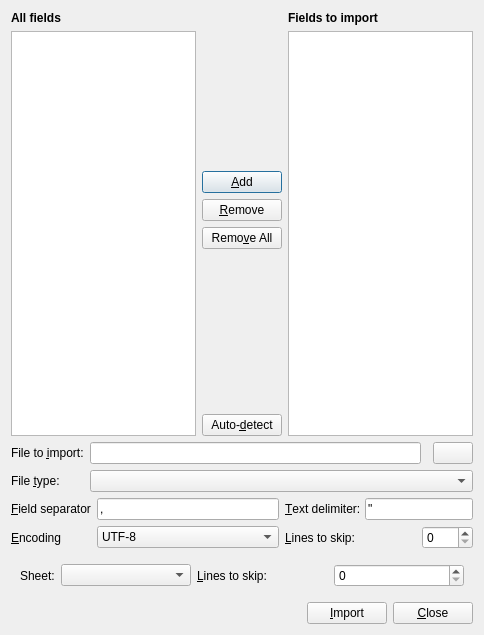
<?xml version="1.0" encoding="UTF-8"?>
<ui version="4.0">
 <class>ImportDialog</class>
 <widget class="QDialog" name="ImportDialog">
  <property name="windowModality">
   <enum>Qt::ApplicationModal</enum>
  </property>
  <property name="geometry">
   <rect>
    <x>0</x>
    <y>0</y>
    <width>484</width>
    <height>635</height>
   </rect>
  </property>
  <property name="windowTitle">
   <string>Import</string>
  </property>
  <layout class="QVBoxLayout">
   <item>
    <layout class="QHBoxLayout">
     <item>
      <layout class="QVBoxLayout">
       <item>
        <widget class="QLabel" name="label">
         <property name="font">
          <font>
           <weight>75</weight>
           <bold>true</bold>
          </font>
         </property>
         <property name="text">
          <string>All fields</string>
         </property>
        </widget>
       </item>
       <item>
        <widget class="QTreeView" name="uiAllFields">
         <property name="editTriggers">
          <set>QAbstractItemView::NoEditTriggers</set>
         </property>
        </widget>
       </item>
      </layout>
     </item>
     <item>
      <layout class="QVBoxLayout">
       <item>
        <spacer>
         <property name="orientation">
          <enum>Qt::Vertical</enum>
         </property>
         <property name="sizeHint" stdset="0">
          <size>
           <width>20</width>
           <height>40</height>
          </size>
         </property>
        </spacer>
       </item>
       <item>
        <widget class="QPushButton" name="pushAdd">
         <property name="text">
          <string>&amp;Add</string>
         </property>
         <property name="icon">
          <iconset resource="common.qrc">
           <normaloff>:/images/next.png</normaloff>:/images/next.png</iconset>
         </property>
        </widget>
       </item>
       <item>
        <widget class="QPushButton" name="pushRemove">
         <property name="text">
          <string>&amp;Remove</string>
         </property>
         <property name="icon">
          <iconset resource="common.qrc">
           <normaloff>:/images/previous.png</normaloff>:/images/previous.png</iconset>
         </property>
        </widget>
       </item>
       <item>
        <widget class="QPushButton" name="pushRemoveAll">
         <property name="text">
          <string>Remo&amp;ve All</string>
         </property>
         <property name="icon">
          <iconset resource="common.qrc">
           <normaloff>:/images/trash.png</normaloff>:/images/trash.png</iconset>
         </property>
        </widget>
       </item>
       <item>
        <spacer>
         <property name="orientation">
          <enum>Qt::Vertical</enum>
         </property>
         <property name="sizeHint" stdset="0">
          <size>
           <width>20</width>
           <height>40</height>
          </size>
         </property>
        </spacer>
       </item>
       <item>
        <widget class="QPushButton" name="pushAutoDetect">
         <property name="text">
          <string>Auto-&amp;detect</string>
         </property>
         <property name="icon">
          <iconset resource="common.qrc">
           <normaloff>:/images/find.png</normaloff>:/images/find.png</iconset>
         </property>
        </widget>
       </item>
      </layout>
     </item>
     <item>
      <layout class="QVBoxLayout">
       <item>
        <widget class="QLabel" name="label_2">
         <property name="font">
          <font>
           <weight>75</weight>
           <bold>true</bold>
          </font>
         </property>
         <property name="text">
          <string>Fields to import</string>
         </property>
        </widget>
       </item>
       <item>
        <widget class="QListView" name="uiSelectedFields">
         <property name="editTriggers">
          <set>QAbstractItemView::NoEditTriggers</set>
         </property>
         <property name="dragEnabled">
          <bool>true</bool>
         </property>
         <property name="dragDropMode">
          <enum>QAbstractItemView::InternalMove</enum>
         </property>
        </widget>
       </item>
      </layout>
     </item>
    </layout>
   </item>
   <item>
    <layout class="QGridLayout" name="gridLayout">
     <item row="0" column="0">
      <widget class="QLabel" name="label_3">
       <property name="text">
        <string>File to &amp;import:</string>
       </property>
       <property name="buddy">
        <cstring>uiFileName</cstring>
       </property>
      </widget>
     </item>
     <item row="0" column="1">
      <widget class="QLineEdit" name="uiFileName"/>
     </item>
     <item row="0" column="3">
      <widget class="QPushButton" name="pushOpenFile">
       <property name="icon">
        <iconset resource="common.qrc">
         <normaloff>:/images/open.png</normaloff>:/images/open.png</iconset>
       </property>
      </widget>
     </item>
     <item row="1" column="1" colspan="3">
      <widget class="QComboBox" name="uiFileFormat"/>
     </item>
     <item row="1" column="0">
      <widget class="QLabel" name="label_9">
       <property name="text">
        <string>File &amp;type:</string>
       </property>
       <property name="buddy">
        <cstring>uiFileFormat</cstring>
       </property>
      </widget>
     </item>
    </layout>
   </item>
   <item>
    <widget class="QWidget" name="uiCsvContainer" native="true">
     <layout class="QHBoxLayout" name="horizontalLayout">
      <property name="margin">
       <number>0</number>
      </property>
      <item>
       <layout class="QGridLayout" name="_2">
        <item row="1" column="0">
         <widget class="QLabel" name="label_4">
          <property name="text">
           <string>&amp;Field separator</string>
          </property>
          <property name="buddy">
           <cstring>uiFieldSeparator</cstring>
          </property>
         </widget>
        </item>
        <item row="1" column="1">
         <widget class="QLineEdit" name="uiFieldSeparator">
          <property name="text">
           <string>,</string>
          </property>
         </widget>
        </item>
        <item row="1" column="2">
         <widget class="QLabel" name="label_6">
          <property name="text">
           <string>&amp;Text delimiter:</string>
          </property>
          <property name="buddy">
           <cstring>uiTextDelimiter</cstring>
          </property>
         </widget>
        </item>
        <item row="1" column="3" colspan="2">
         <widget class="QLineEdit" name="uiTextDelimiter">
          <property name="text">
           <string>&quot;</string>
          </property>
         </widget>
        </item>
        <item row="2" column="0">
         <widget class="QLabel" name="label_5">
          <property name="text">
           <string>&amp;Encoding</string>
          </property>
          <property name="buddy">
           <cstring>uiEncoding</cstring>
          </property>
         </widget>
        </item>
        <item row="2" column="2" colspan="2">
         <widget class="QLabel" name="label_7">
          <property name="text">
           <string>&amp;Lines to skip:</string>
          </property>
          <property name="buddy">
           <cstring>uiLinesToSkip</cstring>
          </property>
         </widget>
        </item>
        <item row="2" column="4">
         <widget class="QSpinBox" name="uiLinesToSkip"/>
        </item>
        <item row="2" column="1">
         <widget class="QComboBox" name="uiEncoding">
          <item>
           <property name="text">
            <string>UTF-8</string>
           </property>
          </item>
          <item>
           <property name="text">
            <string>Latin1</string>
           </property>
          </item>
         </widget>
        </item>
       </layout>
      </item>
     </layout>
    </widget>
   </item>
   <item>
    <widget class="QWidget" name="uiSpreadSheetContainer" native="true">
     <layout class="QGridLayout" name="gridLayout_2">
      <item row="0" column="0">
       <widget class="QLabel" name="label_8">
        <property name="sizePolicy">
         <sizepolicy hsizetype="Fixed" vsizetype="Preferred">
          <horstretch>0</horstretch>
          <verstretch>0</verstretch>
         </sizepolicy>
        </property>
        <property name="text">
         <string>Sheet:</string>
        </property>
        <property name="buddy">
         <cstring>uiSpreadSheetSheet</cstring>
        </property>
       </widget>
      </item>
      <item row="0" column="1">
       <widget class="QComboBox" name="uiSpreadSheetSheet"/>
      </item>
      <item row="0" column="2">
       <widget class="QLabel" name="label_10">
        <property name="text">
         <string>&amp;Lines to skip:</string>
        </property>
        <property name="buddy">
         <cstring>uiLinesToSkip</cstring>
        </property>
       </widget>
      </item>
      <item row="0" column="3">
       <widget class="QSpinBox" name="uiSpreadSheetLinesToSkip"/>
      </item>
     </layout>
    </widget>
   </item>
   <item>
    <layout class="QHBoxLayout">
     <item>
      <spacer>
       <property name="orientation">
        <enum>Qt::Horizontal</enum>
       </property>
       <property name="sizeHint" stdset="0">
        <size>
         <width>40</width>
         <height>20</height>
        </size>
       </property>
      </spacer>
     </item>
     <item>
      <widget class="QPushButton" name="pushImport">
       <property name="text">
        <string>&amp;Import</string>
       </property>
       <property name="icon">
        <iconset resource="common.qrc">
         <normaloff>:/images/document-import.png</normaloff>:/images/document-import.png</iconset>
       </property>
      </widget>
     </item>
     <item>
      <widget class="QPushButton" name="pushClose">
       <property name="text">
        <string>&amp;Close</string>
       </property>
       <property name="icon">
        <iconset resource="common.qrc">
         <normaloff>:/images/close.png</normaloff>:/images/close.png</iconset>
       </property>
      </widget>
     </item>
    </layout>
   </item>
  </layout>
 </widget>
 <tabstops>
  <tabstop>uiAllFields</tabstop>
  <tabstop>pushAdd</tabstop>
  <tabstop>pushRemove</tabstop>
  <tabstop>pushRemoveAll</tabstop>
  <tabstop>pushAutoDetect</tabstop>
  <tabstop>uiSelectedFields</tabstop>
  <tabstop>uiFileName</tabstop>
  <tabstop>pushOpenFile</tabstop>
  <tabstop>uiFileFormat</tabstop>
  <tabstop>uiFieldSeparator</tabstop>
  <tabstop>uiTextDelimiter</tabstop>
  <tabstop>uiEncoding</tabstop>
  <tabstop>uiLinesToSkip</tabstop>
  <tabstop>uiSpreadSheetSheet</tabstop>
  <tabstop>uiSpreadSheetLinesToSkip</tabstop>
  <tabstop>pushImport</tabstop>
  <tabstop>pushClose</tabstop>
 </tabstops>
 <resources>
  <include location="common.qrc"/>
 </resources>
 <connections/>
</ui>
